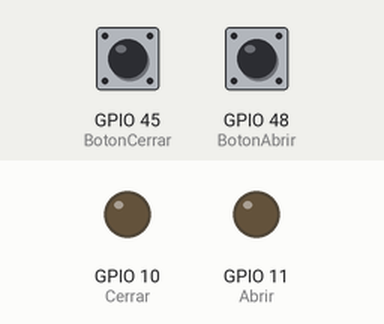
A sketch run on a simulated ESP32-S3. Parts: output pins drawn as LEDs (lit = HIGH). Inputs (shaded band) come from the test bench; at power-on: GPIO 45 (BotonCerrar) LOW, GPIO 48 (BotonAbrir) LOW. WiFi joins after 1.5 s; servers stay silent unless stated; the local clock reads 2024-03-15 10:24:30 at power-on unless the sketch sets it; what the sketch prints to the serial monitor is not drawn.

Above: at 3.2 s.
3.3 s: GPIO 45 (BotonCerrar) pulled HIGH for 0.25 s
At 3.47 s:
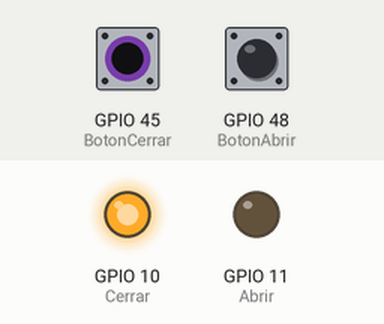
5.0 s: GPIO 48 (BotonAbrir) pulled HIGH for 0.25 s
At 5.2 s:
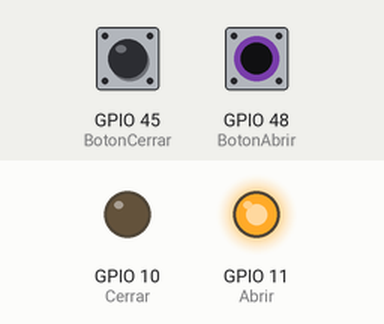
6.7 s: GPIO 48 (BotonAbrir) pulled HIGH for 3.2 s
At 10.5 s:
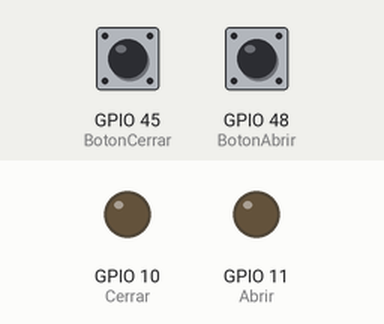
11.4 s: GPIO 45 (BotonCerrar) pulled HIGH for 3.2 s
At 11.8 s:
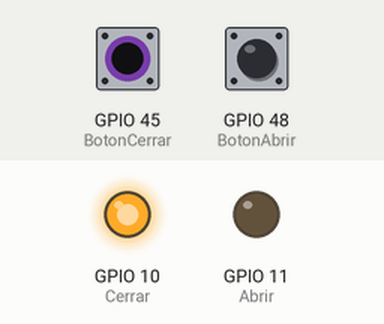
16.1 s: GPIO 45 (BotonCerrar) driven HIGH and GPIO 48 (BotonAbrir) driven HIGH
At 16.6 s:
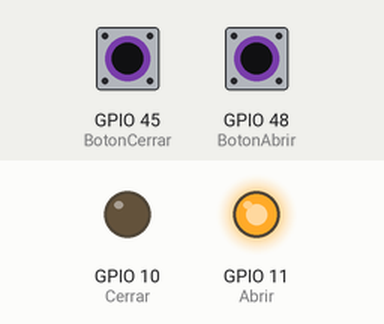
19.1 s: GPIO 48 (BotonAbrir) driven LOW
At 19.9 s:
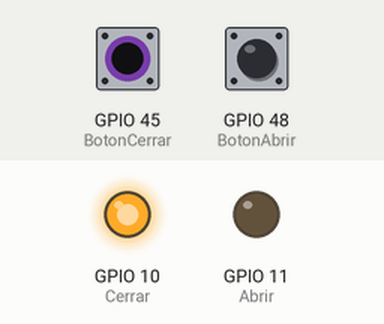
Timing chart, 0 to 22.1 s (numbered marks = the images above; inputs shaded):
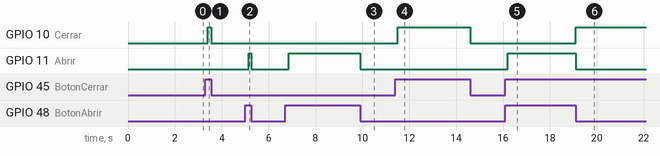

The sketch:

persiana.ino
```cpp
#include "./config.h" // colocar la contraseña de tu WiFi en config.h

#include <WiFi.h>
#include "time.h"

const char* ssid = WIFI_SSID;
const char* password = WIFI_PASSWORD;
const char* ntpServer = "pool.ntp.org";
const long  gmtOffset_sec = -5 * 3600;  // (Lima, Perú) Ajusta según tu zona horaria en segundos
const int   daylightOffset_sec = 0;  // Ajusta si tienes horario de verano (no necesario para Lima)

// pin de salida para el motor
const int Abrir = 11;
const int Cerrar = 10;

// botones para abrir y cerrar la persiana
const int BotonAbrir = 48;
const int BotonCerrar = 45;

void setup() {
    Serial.begin(115200);

    // Configurar pin de salida para el motor
    pinMode(Abrir, OUTPUT);
    pinMode(Cerrar, OUTPUT);
        digitalWrite(Abrir, LOW);
        digitalWrite(Cerrar, LOW);

    // Configurar botones
    pinMode(BotonAbrir, INPUT);
    pinMode(BotonCerrar, INPUT);

    // Conectarse a WiFi
    Serial.println("Conectando WiFi...");
    WiFi.begin(ssid, password);
    while (WiFi.status() != WL_CONNECTED) {
        delay(1000);
        Serial.print(".");
    }
    Serial.println("\nWiFi conectado ! ");

    // Configurar hora
    configTime(gmtOffset_sec, daylightOffset_sec, ntpServer);

    // Esperar hasta que la hora esté configurada
    while (!time(nullptr)) {
        Serial.println("Esperando...");
        delay(1000);
    }

    // Imprimir solo la hora
    struct tm timeinfo = getLocalTime();
    Serial.println(&timeinfo, "%H:%M:%S");
}

struct tm getLocalTime() {
    time_t now;
    struct tm timeinfo;
    time(&now);
    localtime_r(&now, &timeinfo);
    return timeinfo;
}

void abrirPersiana() {
    digitalWrite(Cerrar, LOW);
    digitalWrite(Abrir, HIGH);
}

void detenerPersiana() {
    digitalWrite(Abrir, LOW);
    digitalWrite(Cerrar, LOW);
}

void cerrarPersiana() {
    digitalWrite(Abrir, LOW);
    digitalWrite(Cerrar, HIGH);
}

void procesoAbrirPersiana(struct tm timeinfo, int &segundosAcumulados) {
    if (timeinfo.tm_hour >= 6 && timeinfo.tm_hour < 8) {
        if (segundosAcumulados >= 12) {
            //Serial.println("Detenido desde abrir");
        } else {
            abrirPersiana();
            delay(2000);
            segundosAcumulados += 2;
            Serial.printf("Abriendo, segundos acumulados: %d\n", segundosAcumulados);
        }
    }
}

void procesoCerrarPersiana(struct tm timeinfo, int &segundosAcumulados) {
    if (timeinfo.tm_hour >= 20 && timeinfo.tm_hour < 23) {
        if (segundosAcumulados <= 0) {
            //Serial.println("Detenido desde cerrar");
        } else {
            cerrarPersiana();
            delay(2000);
            segundosAcumulados -= 2;
            Serial.printf("Cerrando, segundos acumulados: %d\n", segundosAcumulados);
        }
    }
}

void accionBotonAbrir() {
    while (digitalRead(BotonAbrir) == HIGH) {
        abrirPersiana();
        Serial.println("Boton abrir");
    }
}

void accionBotonCerrar() {
    while (digitalRead(BotonCerrar) == HIGH) {
        cerrarPersiana();
        Serial.println("Boton cerrar");
    }
}

void loop() {

    struct tm timeinfo = getLocalTime();

    // Serial.printf("\nHora: %02d:%02d:%02d\n", timeinfo.tm_hour, timeinfo.tm_min, timeinfo.tm_sec);

    static int segundosAcumulados = 6; // punto medio para que se abra o cierre la persiana
    procesoAbrirPersiana(timeinfo, segundosAcumulados);
    procesoCerrarPersiana(timeinfo, segundosAcumulados);

    // si no se presiona ningún botón, se detiene la persiana
    digitalWrite(BotonAbrir, LOW);
    digitalWrite(BotonCerrar, LOW);

    accionBotonAbrir();
    accionBotonCerrar();

    detenerPersiana(); // detener la persiana
    delay(200);
}
```

Measured:
- after the input at 3.3 s, GPIO 10 (Cerrar): LOW → HIGH after 0.10 s, → LOW 0.15 s later
- after the input at 5.0 s, GPIO 11 (Abrir): LOW → HIGH after 0.15 s, → LOW 0.10 s later
- after the input at 6.7 s, GPIO 11 (Abrir): LOW → HIGH after 0.15 s, → LOW 3.0 s later
- after the input at 11.4 s, GPIO 10 (Cerrar): LOW → HIGH after 0.10 s, → LOW 3.1 s later
- after the input at 16.1 s, GPIO 11 (Abrir): LOW → HIGH after 0.10 s
- after the input at 19.1 s, GPIO 10 (Cerrar): LOW → HIGH at once; GPIO 11 (Abrir): HIGH → LOW at once
